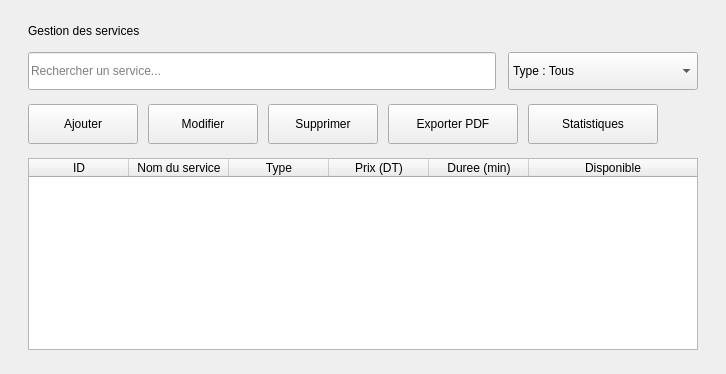
      <widget class="QWidget" name="page_services">
       <layout class="QVBoxLayout" name="verticalLayoutServicesRoot">
        <property name="spacing">
         <number>14</number>
        </property>
        <property name="leftMargin">
         <number>28</number>
        </property>
        <property name="topMargin">
         <number>24</number>
        </property>
        <property name="rightMargin">
         <number>28</number>
        </property>
        <property name="bottomMargin">
         <number>24</number>
        </property>
        <item>
         <widget class="QLabel" name="labelTitrePageServices">
          <property name="text">
           <string>Gestion des services</string>
          </property>
         </widget>
        </item>
        <item>
         <layout class="QHBoxLayout" name="horizontalLayoutFiltresServices">
          <property name="spacing">
           <number>12</number>
          </property>
          <item>
           <widget class="QLineEdit" name="lineEditRechercheServices">
            <property name="minimumSize">
             <size>
              <width>0</width>
              <height>38</height>
             </size>
            </property>
            <property name="placeholderText">
             <string>Rechercher un service...</string>
            </property>
           </widget>
          </item>
          <item>
           <widget class="QComboBox" name="comboBoxFiltreServices">
            <property name="minimumSize">
             <size>
              <width>190</width>
              <height>38</height>
             </size>
            </property>
            <item>
             <property name="text">
              <string>Type : Tous</string>
             </property>
            </item>
            <item>
             <property name="text">
              <string>Consultation</string>
             </property>
            </item>
            <item>
             <property name="text">
              <string>Vaccination</string>
             </property>
            </item>
            <item>
             <property name="text">
              <string>Traitement</string>
             </property>
            </item>
            <item>
             <property name="text">
              <string>Chirurgie</string>
             </property>
            </item>
            <item>
             <property name="text">
              <string>Education</string>
             </property>
            </item>
            <item>
             <property name="text">
              <string>Comportement</string>
             </property>
            </item>
           </widget>
          </item>
         </layout>
        </item>
        <item>
         <layout class="QHBoxLayout" name="horizontalLayoutBoutonsServices">
          <property name="spacing">
           <number>10</number>
          </property>
          <item>
           <widget class="QPushButton" name="pushButtonAjouterServices">
            <property name="minimumSize">
             <size>
              <width>110</width>
              <height>40</height>
             </size>
            </property>
            <property name="cursor">
             <cursorShape>PointingHandCursor</cursorShape>
            </property>
            <property name="text">
             <string>Ajouter</string>
            </property>
           </widget>
          </item>
          <item>
           <widget class="QPushButton" name="pushButtonModifierServices">
            <property name="minimumSize">
             <size>
              <width>110</width>
              <height>40</height>
             </size>
            </property>
            <property name="cursor">
             <cursorShape>PointingHandCursor</cursorShape>
            </property>
            <property name="text">
             <string>Modifier</string>
            </property>
           </widget>
          </item>
          <item>
           <widget class="QPushButton" name="pushButtonSupprimerServices">
            <property name="minimumSize">
             <size>
              <width>110</width>
              <height>40</height>
             </size>
            </property>
            <property name="cursor">
             <cursorShape>PointingHandCursor</cursorShape>
            </property>
            <property name="text">
             <string>Supprimer</string>
            </property>
           </widget>
          </item>
          <item>
           <widget class="QPushButton" name="pushButtonExporterPdfServices">
            <property name="minimumSize">
             <size>
              <width>130</width>
              <height>40</height>
             </size>
            </property>
            <property name="cursor">
             <cursorShape>PointingHandCursor</cursorShape>
            </property>
            <property name="text">
             <string>Exporter PDF</string>
            </property>
           </widget>
          </item>
          <item>
           <widget class="QPushButton" name="pushButtonStatistiquesServices">
            <property name="minimumSize">
             <size>
              <width>130</width>
              <height>40</height>
             </size>
            </property>
            <property name="cursor">
             <cursorShape>PointingHandCursor</cursorShape>
            </property>
            <property name="text">
             <string>Statistiques</string>
            </property>
           </widget>
          </item>
          <item>
           <spacer name="spacerBoutonsServices">
            <property name="orientation">
             <enum>Qt::Horizontal</enum>
            </property>
            <property name="sizeHint" stdset="0">
             <size>
              <width>40</width>
              <height>20</height>
             </size>
            </property>
           </spacer>
          </item>
         </layout>
        </item>
        <item>
         <widget class="QTableWidget" name="tableWidgetServices">
          <property name="editTriggers">
           <set>QAbstractItemView::NoEditTriggers</set>
          </property>
          <property name="alternatingRowColors">
           <bool>true</bool>
          </property>
          <property name="selectionMode">
           <enum>QAbstractItemView::SingleSelection</enum>
          </property>
          <property name="selectionBehavior">
           <enum>QAbstractItemView::SelectRows</enum>
          </property>
          <property name="showGrid">
           <bool>true</bool>
          </property>
          <property name="sortingEnabled">
           <bool>false</bool>
          </property>
          <attribute name="horizontalHeaderStretchLastSection">
           <bool>true</bool>
          </attribute>
          <attribute name="verticalHeaderVisible">
           <bool>false</bool>
          </attribute>
          <column>
           <property name="text">
            <string>ID</string>
           </property>
          </column>
          <column>
           <property name="text">
            <string>Nom du service</string>
           </property>
          </column>
          <column>
           <property name="text">
            <string>Type</string>
           </property>
          </column>
          <column>
           <property name="text">
            <string>Prix (DT)</string>
           </property>
          </column>
          <column>
           <property name="text">
            <string>Duree (min)</string>
           </property>
          </column>
          <column>
           <property name="text">
            <string>Disponible</string>
           </property>
          </column>
         </widget>
        </item>
       </layout>
      </widget>
